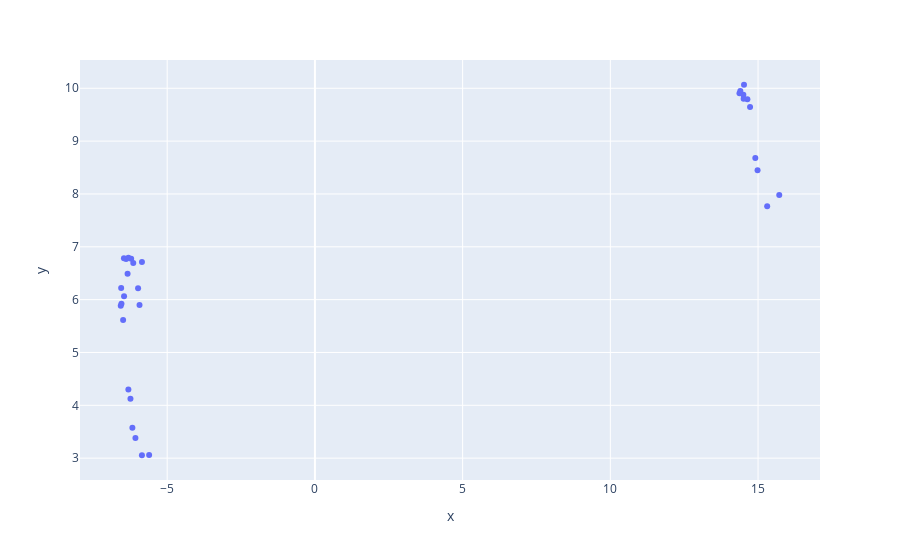

The notebook cell saved with this chart:
### Code cell
# Assuming X_reduced is your 2D UMAP embedding and original_features is a DataFrame with original features
df = pd.DataFrame(batches_reduced[0], columns=["x", "y"])
df["original_features"] = (
    reference.values.tolist()
)  # Assuming original_features is a DataFrame

fig = px.scatter(df, x="x", y="y", hover_data=["original_features"])
fig.show()

### Figure 1 — Plotly figure (JSON) as saved in the notebook; plotly's stock layout.template omitted (floating-point values rounded to 4 significant figures; data arrays with more than 128 entries replaced by an {"elided": "..."} marker saying what was removed)
{"data": [{"customdata": {"elided": "31x1x5 float values"}, "hovertemplate": "x=%{x}<br>y=%{y}<br>original_features=%{customdata[0]}<extra></extra>", "legendgroup": "", "marker": {"color": "#636efa", "symbol": "circle"}, "mode": "markers", "name": "", "orientation": "v", "showlegend": false, "type": "scatter", "x": [15.31, 15.72, -6.219, -6.572, -5.855, -6.46, -6.341, 14.5, 14.52, -6.389, -6.314, -5.985, -6.313, -6.558, 14.73, 14.64, 14.51, -6.075, -5.611, -5.937, -6.149, 14.37, 14.4, -6.464, -6.493, -5.856, -6.243, -6.178, 14.91, 14.98, -6.548], "xaxis": "x", "y": [7.767, 7.98, 6.775, 5.885, 6.713, 6.063, 6.488, 9.878, 10.07, 6.769, 4.301, 6.215, 6.791, 6.219, 9.646, 9.794, 9.802, 3.38, 3.059, 5.9, 6.695, 9.907, 9.947, 6.783, 5.616, 3.055, 4.125, 3.577, 8.682, 8.45, 5.921], "yaxis": "y"}], "layout": {"legend": {"tracegroupgap": 0}, "margin": {"t": 60}, "xaxis": {"anchor": "y", "domain": [0, 1], "title": {"text": "x"}}, "yaxis": {"anchor": "x", "domain": [0, 1], "title": {"text": "y"}}}}
